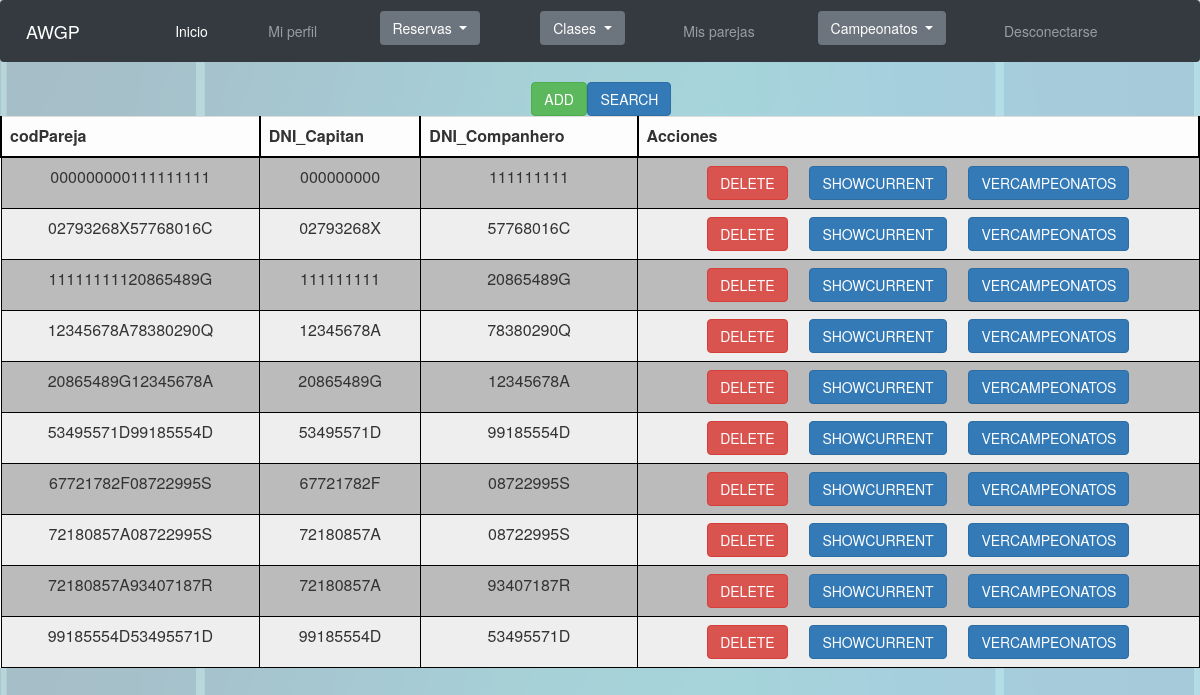
The page /Controllers/Controller_Pareja.php?submit=SHOWALLFORUSER (signed in) on the database its author committed.
### tables this page shows
CREATE TABLE IF NOT EXISTS `Pareja` (
  `codPareja` VARCHAR(18) NOT NULL,
  `DNI_Capitan` VARCHAR(9) NOT NULL,
  `DNI_Companhero` VARCHAR(9) NOT NULL,
  PRIMARY KEY (`codPareja`),
  INDEX `fk_Pareja_Deportista1_idx` (`DNI_Capitan` ASC),
  INDEX `fk_Pareja_Deportista2_idx` (`DNI_Companhero` ASC),
  CONSTRAINT `fk_Pareja_Deportista1`
    FOREIGN KEY (`DNI_Capitan`)
    REFERENCES `Deportista` (`DNI`)
    ON DELETE CASCADE
    ON UPDATE CASCADE,
  CONSTRAINT `fk_Pareja_Deportista2`
    FOREIGN KEY (`DNI_Companhero`)
    REFERENCES `Deportista` (`DNI`)
    ON DELETE CASCADE
    ON UPDATE CASCADE);

### Modelos/Pareja.php (called while the page is built, shortened)
<?php
class Pareja
{
  var $mysqli;
	function __construct($codPareja,$DNI_Capitan,$DNI_Companhero)
  {
    include_once '../Functions/ConectarBD.php';
    $this->mysqli = ConectarBD();
	}
  function SHOWALL(){
    $sql = "SELECT * FROM pareja";
    $resultado = $this->mysqli->query($sql);
    if(!$resultado){
      return 'No se ha podido conectar con la BD';
    }else{
      return $resultado;
    }
  }
}
?>

### Functions/ConectarBD.php (called while the page is built, shortened)
<?php
function ConectarBD()
	{
	    $mysqli = new mysqli("localhost", "AWGPusr", "AWGPass", "awgp");
		return $mysqli;
	}
?>

### Views/Pareja/Pareja_SHOWALLFORUSER.php (the view, shortened to what this page needs)
<?php
class Pareja_SHOWALLFORUSER{
	var $showDelete = true;
	var $showShowcurrent = true;
	var $showAdd = true;
	var $showSearch = true;
	var $showInscribirse = true;
	var $showAcciones = true;
	var $controlador;
	var $acciones = 'Acciones';
	var $resultado;
	function __construct($respuesta){
		$this->controlador = 'Controller_Pareja.php';
		$this->resultado = $respuesta;
		$this->toString();
	}
	function colorDe($num){
		if($num % 2 == 0){
			return "BBBBBB";
		}else{
			return "EEEEEE";
		}
	}
	function toString(){
		include '../Views/base/header.php';
		echo '<table align="center">';
			echo "<form id='AnadirBuscar' method='GET' action='"; echo $this->controlador; echo "'>";
			echo '<tr class="filaInvisible">';
				if($this->showAdd){
					echo '<td class="celdaInvisible">';
					echo "<input class='btn btn-success' type='submit' name='submit' value='ADD'/>";
					echo '</td>';
				}
				if($this->showSearch){
					echo '<td class="celdaInvisible">';
					echo "<input class='btn btn-primary' type='submit' name='submit' value='SEARCH'/>";
					echo '</td>';
				}
			echo '</tr>';
			echo '</form>';
		echo '</table>';
		echo '<table class="table table-light">';
			echo '<tr class="fila">';
				while($tituloColumna = $this->resultado->fetch_field()){
					echo '<th class="tituloColumna">';
						echo $tituloColumna->name;
					echo '</th>';
				}
				if($this->showAcciones){
					echo '<th class="tituloColumna">';
					echo $this->acciones;
					echo '</th>';
				}
			echo '</tr>';
			$num = 0;
			$numFila = 0;
			while($fila = $this->resultado->fetch_row()){
				echo "<form id='formularioOpcion"; echo $num; echo "' method='GET' action='"; echo $this->controlador; echo "'>";
				echo '<tr class="fila" bgcolor="' . $this->colorDe($numFila) . '">';
				for($i = 0; $i < sizeof($fila); $i++){
					echo '<td class="celda">';
					echo $fila[$i];
					echo '</td>';
				}
				if($this->showAcciones){
					echo '<td class="celda">';
						if($this->showDelete){
							echo "<input class='btn btn-danger' type='submit' name='submit' value='DELETE'/>";
						}
						if($this->showShowcurrent){
							echo "<input class='btn btn-primary' type='submit' name='submit' value='SHOWCURRENT'/>";
						}
						if($this->showInscribirse){
							echo "<input class='btn btn-primary' type='submit' name='submit' value='VERCAMPEONATOS'/>";
						}
					echo '</td>';
				}
				echo '</tr>';
				$numFila++;
				echo '</form>';
				$num++;
			}
		echo '</table>';
		include '../Views/base/footer.php';
	}
}
?>

### css/style.css (style rules this page uses)
.btn { margin-left: 2%; margin-right: 2%; }
html { font: Arial; }
body { background-image: url(../img/padel.png); background-size: contain; }
th { text-align: center; }
.tituloColumna { border-top: 2px solid black; border-right: 2px solid black; border-left: 2px solid black; border-bottom: 2px solid black; }
.celda { text-align: center; border: 1px solid black; padding-top: 3; padding-bottom: 3; padding-left: 10; padding-right: 10; }

### rows shown on the page
pareja: codPareja "000000000111111111", DNI_Capitan "000000000", DNI_Companhero "111111111"
pareja: codPareja "02793268X57768016C", DNI_Capitan "02793268X", DNI_Companhero "57768016C"
pareja: codPareja "11111111120865489G", DNI_Capitan "111111111", DNI_Companhero "20865489G"
pareja: codPareja "12345678A78380290Q", DNI_Capitan "12345678A", DNI_Companhero "78380290Q"
pareja: codPareja "20865489G12345678A", DNI_Capitan "20865489G", DNI_Companhero "12345678A"
pareja: codPareja "53495571D99185554D", DNI_Capitan "53495571D", DNI_Companhero "99185554D"
pareja: codPareja "67721782F08722995S", DNI_Capitan "67721782F", DNI_Companhero "08722995S"
pareja: codPareja "72180857A08722995S", DNI_Capitan "72180857A", DNI_Companhero "08722995S"
pareja: codPareja "72180857A93407187R", DNI_Capitan "72180857A", DNI_Companhero "93407187R"
pareja: codPareja "99185554D53495571D", DNI_Capitan "99185554D", DNI_Companhero "53495571D"

### other values the page prints
$tituloColumna->name "codPareja"
$tituloColumna->name "DNI_Capitan"
$tituloColumna->name "DNI_Companhero"
$this->acciones "Acciones"
